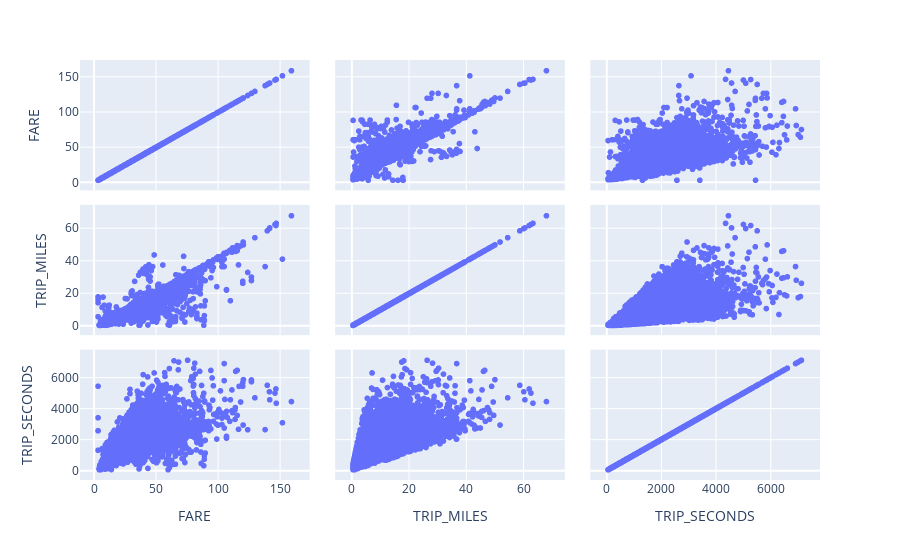

The code cell stored with this chart in its notebook:
### Code cell
px.scatter_matrix(training_df, dimensions=["FARE", "TRIP_MILES", "TRIP_SECONDS"])

### Figure 1 — Plotly figure (JSON) as saved in the notebook; plotly's stock layout.template omitted (floating-point values rounded to 4 significant figures; data arrays with more than 128 entries replaced by an {"elided": "..."} marker saying what was removed)
{"data": [{"dimensions": [{"axis": {"matches": true}, "label": "FARE", "values": {"elided": "31694 float values"}}, {"axis": {"matches": true}, "label": "TRIP_MILES", "values": {"elided": "31694 float values"}}, {"axis": {"matches": true}, "label": "TRIP_SECONDS", "values": {"elided": "31694 int values"}}], "hovertemplate": "%{xaxis.title.text}=%{x}<br>%{yaxis.title.text}=%{y}<extra></extra>", "legendgroup": "", "marker": {"color": "#636efa", "symbol": "circle"}, "name": "", "showlegend": false, "type": "splom"}], "layout": {"dragmode": "select", "legend": {"tracegroupgap": 0}, "margin": {"t": 60}}}
